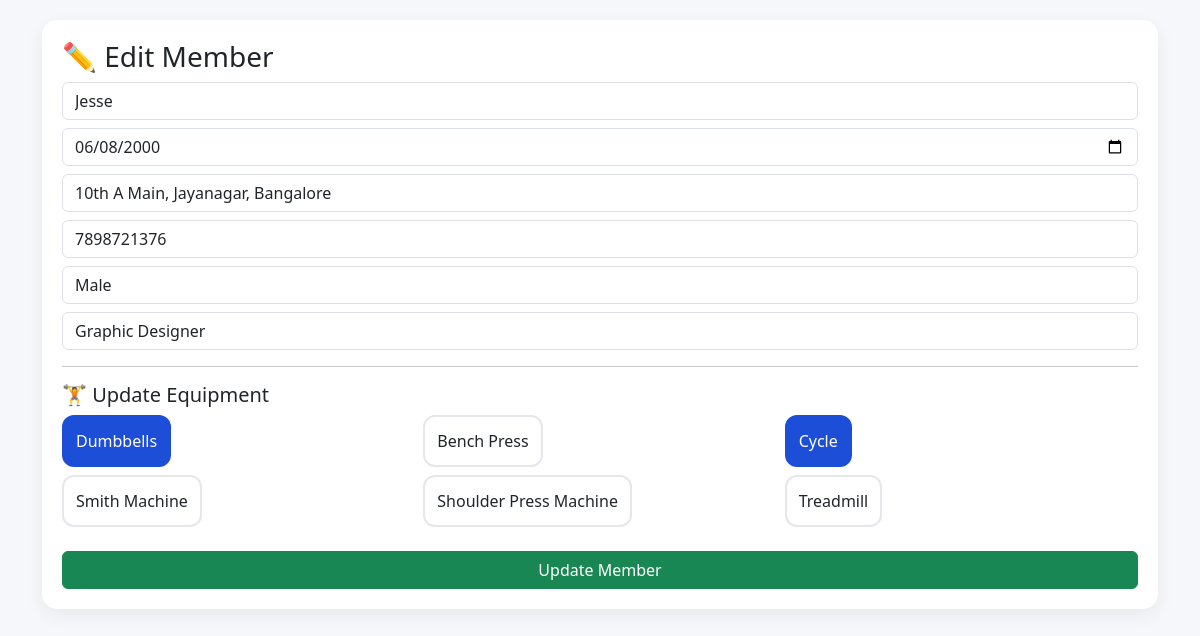
The app's page /edit_member.php?id=6 with its own data.
### tables this page shows
CREATE TABLE `members` (
  `id` int(11) NOT NULL,
  `name` varchar(100) DEFAULT NULL,
  `dob` date DEFAULT NULL,
  `address` text DEFAULT NULL,
  `phone` varchar(15) DEFAULT NULL,
  `gender` varchar(10) DEFAULT NULL,
  `occupation` varchar(100) DEFAULT NULL,
  `photo` varchar(255) DEFAULT 'default.png',
  `status` varchar(20) DEFAULT 'expired',
  `created_at` timestamp NOT NULL DEFAULT current_timestamp(),
  `gym_id` int(11) DEFAULT 1,
  `password` varchar(255) DEFAULT NULL
);

CREATE TABLE `equipment` (
  `id` int(11) NOT NULL,
  `name` varchar(100) DEFAULT NULL,
  `quantity` int(11) DEFAULT NULL,
  `status` varchar(20) DEFAULT 'working'
);

### edit_member.php (the view, shortened to what this page needs)
<?php
include("../includes/db.php");
$id = $_GET['id'];
$member = $conn->query("SELECT * FROM members WHERE id=$id")->fetch_assoc();
$equipment = $conn->query("SELECT * FROM equipment");
?>
<!DOCTYPE html>
<html>
<head>
    <link href="https://cdn.jsdelivr.net/npm/bootstrap@5.3.0/dist/css/bootstrap.min.css" rel="stylesheet">
</head>
<body>
<div class="container">
<div class="box">
<h3>✏️ Edit Member</h3>
<form method="POST">
<input type="text" name="name" value="<?= $member['name'] ?>" class="form-control mb-2">
<input type="date" name="dob" value="<?= $member['dob'] ?>" class="form-control mb-2">
<input type="text" name="address" value="<?= $member['address'] ?>" class="form-control mb-2">
<input type="text" name="phone" value="<?= $member['phone'] ?>" class="form-control mb-2">
<select name="gender" class="form-control mb-2">
    <option <?= $member['gender']=="Male"?"selected":"" ?>>Male</option>
</select>
<input type="text" name="occupation" value="<?= $member['occupation'] ?>" class="form-control mb-2">
<hr>
<h5>🏋️ Update Equipment</h5>
<div class="row g-2">
<?php if($equipment){ while($e = $equipment->fetch_assoc()) { ?>
<div class="col-6 col-md-4">
<label class="equip-card">
<div class="card-box">
    <?= $e['name'] ?>
</div>
</label>
</div>
<?php }} ?>
</div>
<br>
<button name="update" class="btn btn-success w-100">
Update Member
</button>
</form>
</div>
</div>
</body>
</html>

### edit_member.php (style rules this page uses)
body { background:#f5f7fb; font-family:Segoe UI; }
.box { background:white; padding:20px; border-radius:15px; margin-top:20px; box-shadow:0 6px 18px rgba(0,0,0,0.06); }
.equip-card { cursor:pointer; }
.card-box { background:white; border:2px solid #e5e7eb; padding:12px; border-radius:12px; text-align:center; transition:0.3s; }
.equip-card input:checked + .card-box { background:#1d4ed8; color:white; border-color:#1d4ed8; }

### records on screen
members: name "Jesse", dob "06/08/2000", address "10th A Main, Jayanagar, Bangalore", phone "7898721376", gender "Male", occupation "Graphic Designer"
equipment: name "Dumbbells"
equipment: name "Bench Press"
equipment: name "Cycle"
equipment: name "Smith Machine"
equipment: name "Shoulder Press Machine"
equipment: name "Treadmill"
